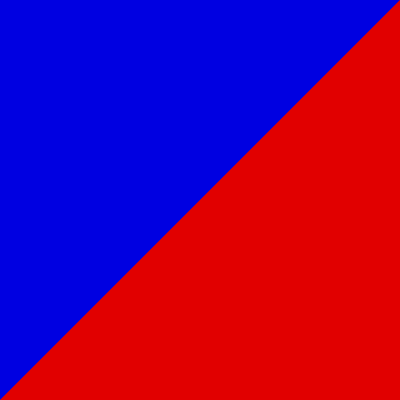
Frame 1 (no input)
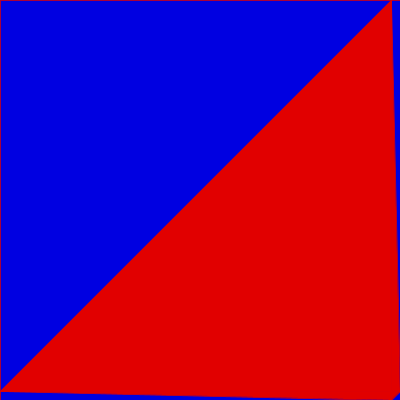
Frame 60 (the mouse pressed at the canvas centre just before this capture)
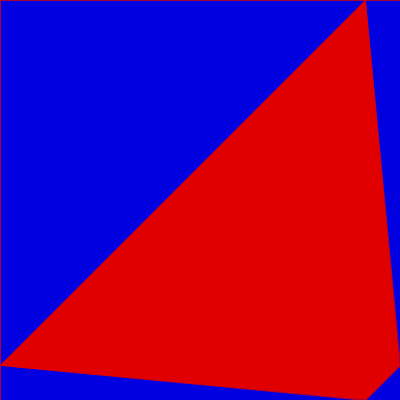
Frame 120 (the mouse held since frame 60 and released just before this capture)

The Processing sketch that drew these frames (run headless with seeded random() and noise(); from frame 60 on, the mouse is pressed at the canvas centre):

// Processing sketch: processing_50184
// ── processing_50184.pde

//sketch
//copyright ben corwin 2012
float a, b, c;

void setup()
{
  size( 400, 400);
  background(0,0,0);
  noStroke();
  textSize(10);
  smooth();
  a = 0;
  b = 0;
  c = 0;
}

void draw( )
{

  fill(0,0,225);
  rect(0, 0, width, height);
  fill(225, 0, 0);
  stroke( 225, 0, 0);
  strokeWeight(.75);
    beginShape();
      vertex(width/2 + width/2 * cos(.01 * a), height/2 + height/2 * cos(.01 * b));
      vertex(width/2 + width/2 * cos(.01 * a),0);
      vertex(0,height/2 + height/2 * cos(.01 * b));
    endShape(CLOSE);
    
    beginShape();
      vertex(width/2 + width/2 * cos(.01 * a), height/2 + height/2 * cos(.01 * b));
      vertex(width - width/2 + width/2 * cos(.01 * a),height);
      vertex(width,height/2 + height/2 * cos(.01 * b));
    endShape(CLOSE);
    
     beginShape();
      vertex(width/2 + width/2 * cos(.01 * a), height/2 + height/2 * cos(.01 * b));
      vertex(width - width/2 + width/2 * cos(.01 * a),height);
      vertex(0,height/2 + height/2 * cos(.01 * b));
    endShape(CLOSE);
    
    beginShape();
      vertex(width/2 + width/2 * cos(.01 * a), height/2 + height/2 * cos(.01 * b));
      vertex(width - width/2 + width/2 * cos(.01 * a),0);
      vertex(width,height/2 + height/2 * cos(.01 * b));
    endShape(CLOSE);
    
  
  a = a + .5;
  b = b + .5;
 

 
}
